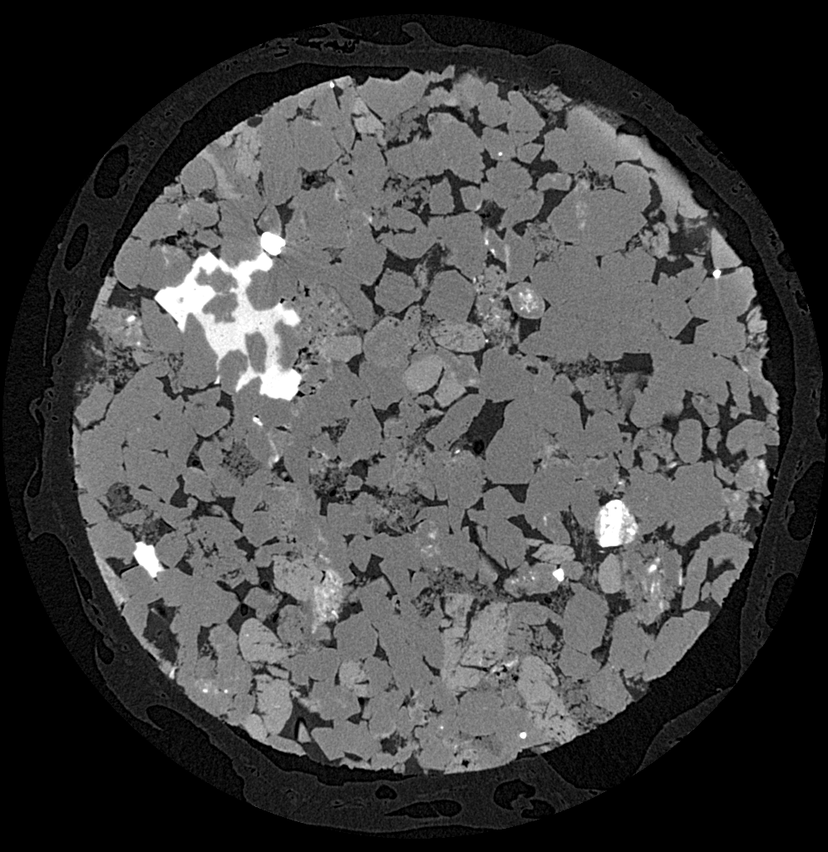
#> input picture image-segmentation-RForest/dataset/train_images/Sandstone_Versa0000.tif, 828 x 852 px, shrunk from 996 x 1024 before the run, found by its file name; its folder holds only this picture in this run
$ jupyter execute --allow-errors Image_Segmentation_RForest.ipynb   (older library calls are emulated)
#> lines starting #> are read from the running program, lines starting #| are printed output that depends on the picture
#> further down, input_img is the input picture: shape (852, 828, 3); min 0, max 255, mean 68.1
#> after the loop `for theta in range(2):`: kernels = 32 items; num = 33
#> `edges = cv2.Canny(img, 100, 200)`:
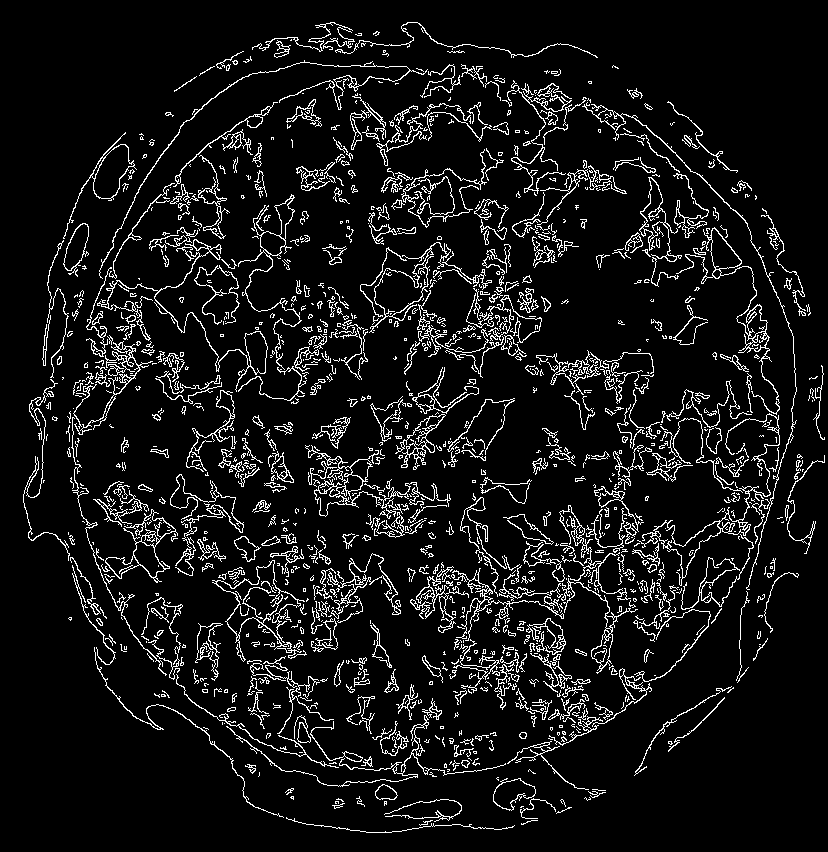
#> edges: shape (852, 828); 8.2% white in thin lines or dots
#> `edge_roberts = roberts(img)`:
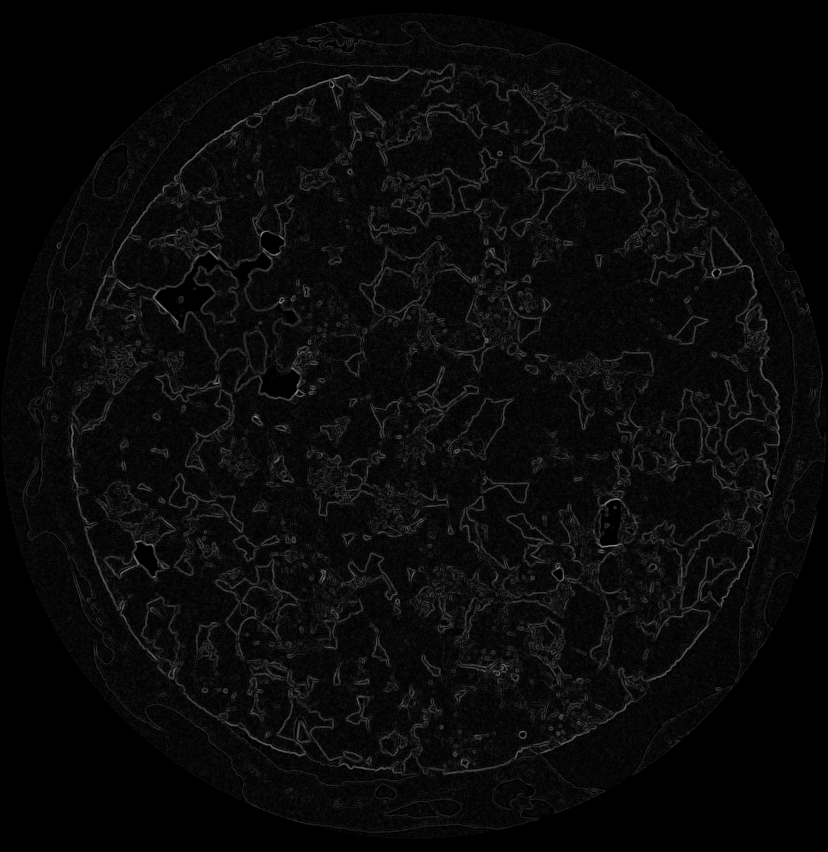
#> edge_roberts: shape (852, 828) float64; min 0, max 0.597, mean 0.0378
#> `gaussian_img = nd.gaussian_filter(img, sigma=3)`:
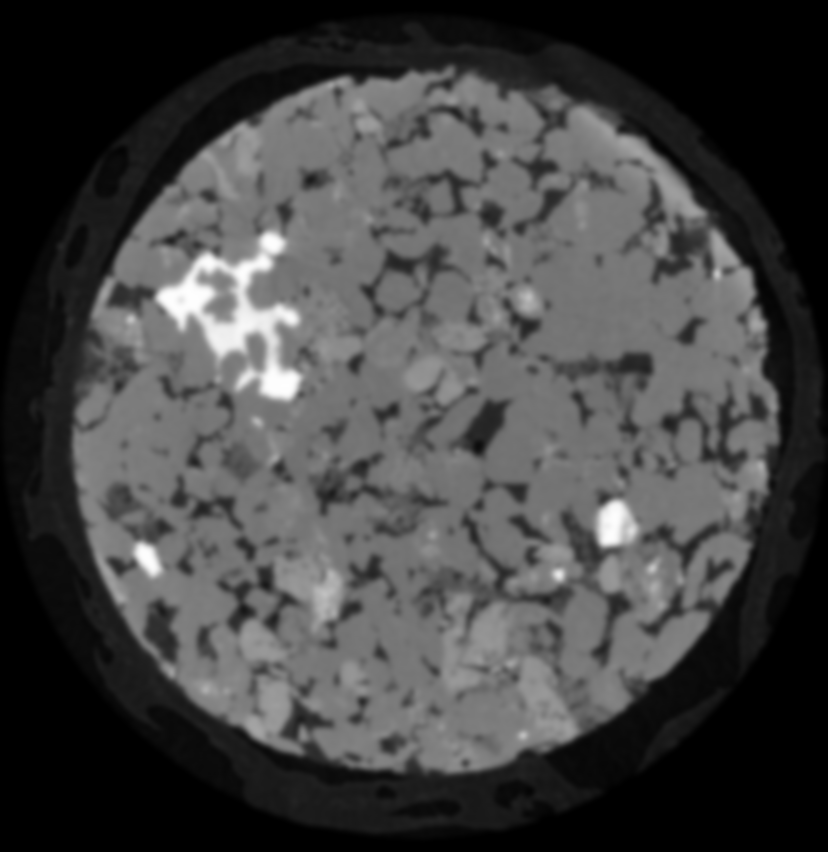
#> gaussian_img: shape (852, 828); min 0, max 254, mean 67.3
#> `gaussian_img2 = nd.gaussian_filter(img, sigma=7)`:
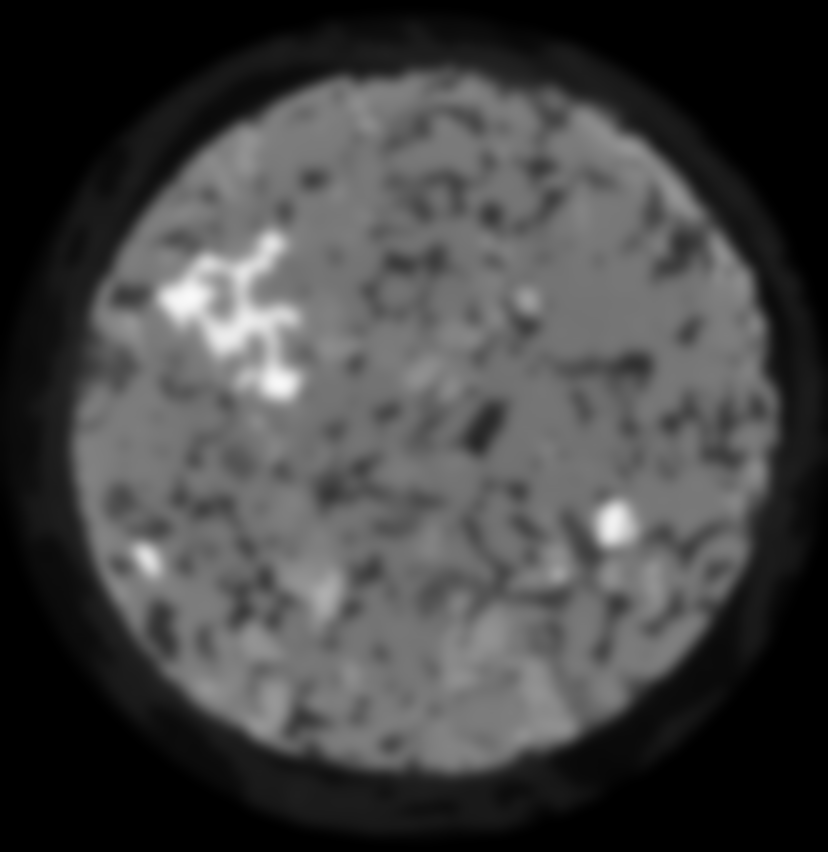
#> gaussian_img2: shape (852, 828); min 0, max 249, mean 67.3
#> `variance_img = nd.generic_filter(img, np.var, size=3)`:
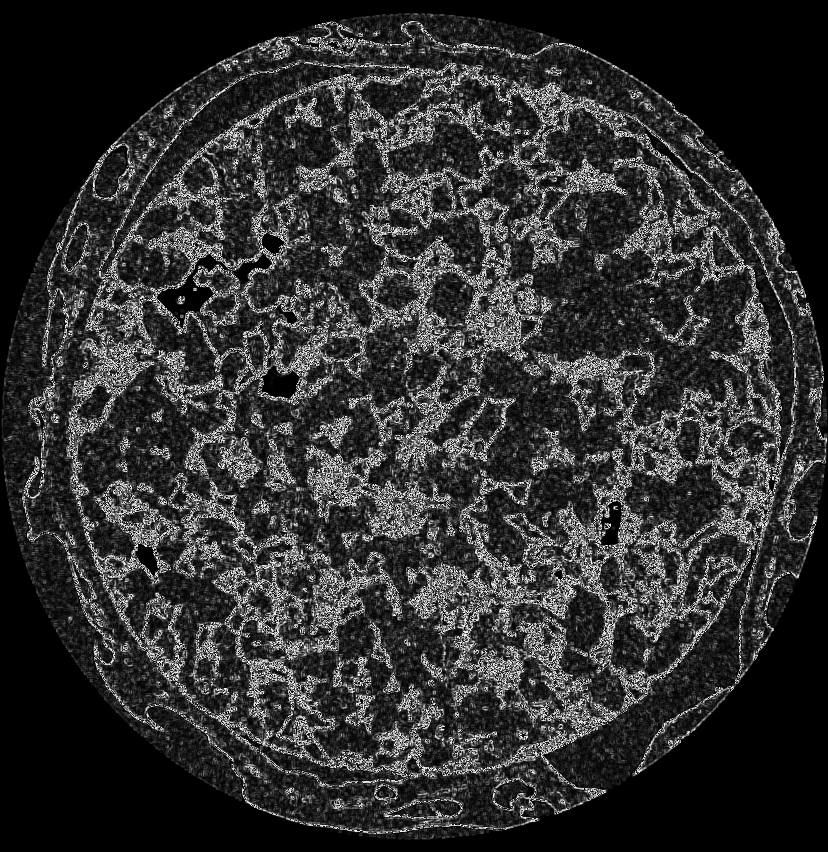
#> variance_img: shape (852, 828); min 0, max 255, mean 48.2
<a href="https://colab.research.google.com/github/AnhVietPham/Machine-Learning/blob/main/image-segmentation-RForest/Image_Segmentation_RForest.ipynb" target="_parent"></a>

[cell 1]
import numpy as np
import cv2
import pandas as pd
import pickle
from matplotlib import pyplot as plt
from scipy import ndimage as nd
from skimage.filters import roberts, sobel, scharr, prewitt
import os
from sklearn.model_selection import train_test_split
from sklearn.ensemble import RandomForestClassifier

[cell 2]
# Load the Drive helper and mount
from google.colab import drive
drive.mount('/content/drive')

[cell 3]
image_dataset = pd.DataFrame()
image_path = "/content/drive/MyDrive/Luận Văn Thạc Sĩ/datasets/Sandstone-Versa/train_images/"
#> (the rest of this cell did not finish here and is left out)

#> (a cell that did not finish here is left out)

#> (a cell that did not finish here is left out)

#> (a cell that did not finish here is left out)

#> (a cell that did not finish here is left out)

#> (a cell that did not finish here is left out)

#> (a cell that did not finish here is left out)

[cell 10]
model = RandomForestClassifier(n_estimators=50, random_state=42)

#> (a cell that did not finish here is left out)

[cell 12]
from sklearn import metrics

#> (a cell that did not finish here is left out)

[cell 14]
model_name = "/content/drive/MyDrive/Luận Văn Thạc Sĩ/datasets/Sandstone-Versa/sandstone_model"
pickle.dump(model, open(model_name, 'wb'))

[cell 15]
filename = "/content/drive/MyDrive/Luận Văn Thạc Sĩ/datasets/Sandstone-Versa/sandstone_model"
load_model = pickle.load(open(filename, 'rb'))

[cell 16]
def feature_extraction(img):
    df = pd.DataFrame()
    img2 = img.reshape(-1)
    df['Original Image'] = img2

    # Gabor features
    num = 1
    kernels = []
    for theta in range(2):
        theta = theta / 4. * np.pi
        for sigma in (1, 3):
            for lamda in np.arange(0, np.pi, np.pi / 4):
                for gamma in (0.05, 0.5):
                    gabor_label = 'Gabor' + str(num)
                    ksize = 9
                    kernel = cv2.getGaborKernel((ksize, ksize), sigma, theta, lamda, gamma, 0, ktype=cv2.CV_32F)
                    kernels.append(kernel)
                    fimg = cv2.filter2D(img2, cv2.CV_8UC3, kernel)
                    filtered_img = fimg.reshape(-1)
                    df[gabor_label] = filtered_img
                    print(gabor_label, ': theta=', theta, ': sigma=', sigma, ': lamda=', lamda, ': gamma=', gamma)
                    num += 1
#> after the loop, kernels = 32 items; num = 33

    # CANNY EDGE
    edges = cv2.Canny(img, 100, 200)
    edges1 = edges.reshape(-1)
    df['Canny Edge'] = edges1

    # Roberts edge
    edge_roberts = roberts(img)
    edge_roberts1 = edge_roberts.reshape(-1)
    df['Roberts'] = edge_roberts1

    # Sobel
    edge_sobel = sobel(img)
    edge_sobel1 = edge_sobel.reshape(-1)
    df['Sobel'] = edge_sobel1

    # Scharr
    edge_scharr = scharr(img)
    edge_scharr1 = edge_scharr.reshape(-1)
    df['Scharr'] = edge_scharr1

    # Prewitt
    edge_prewitt = prewitt(img)
    edge_prewitt1 = edge_prewitt.reshape(-1)
    df['Prewitt'] = edge_prewitt1

    # Gaussian with sigma = 3
    gaussian_img = nd.gaussian_filter(img, sigma=3)
    gaussian_img1 = gaussian_img.reshape(-1)
    df['Gaussian s3'] = gaussian_img1

    # Gaussian with sigma = 7
    gaussian_img2 = nd.gaussian_filter(img, sigma=7)
    gaussian_img3 = gaussian_img2.reshape(-1)
    df['Gaussian s7'] = gaussian_img3

    # Median with sigma = 3
    median_img = nd.median_filter(img, size=3)
    median_img1 = median_img.reshape(-1)
    df['Median s3'] = median_img1

    # Variance with size = 3
    variance_img = nd.generic_filter(img, np.var, size=3)
    variance_img1 = variance_img.reshape(-1)
    df['Variance s3'] = variance_img1
    return df
